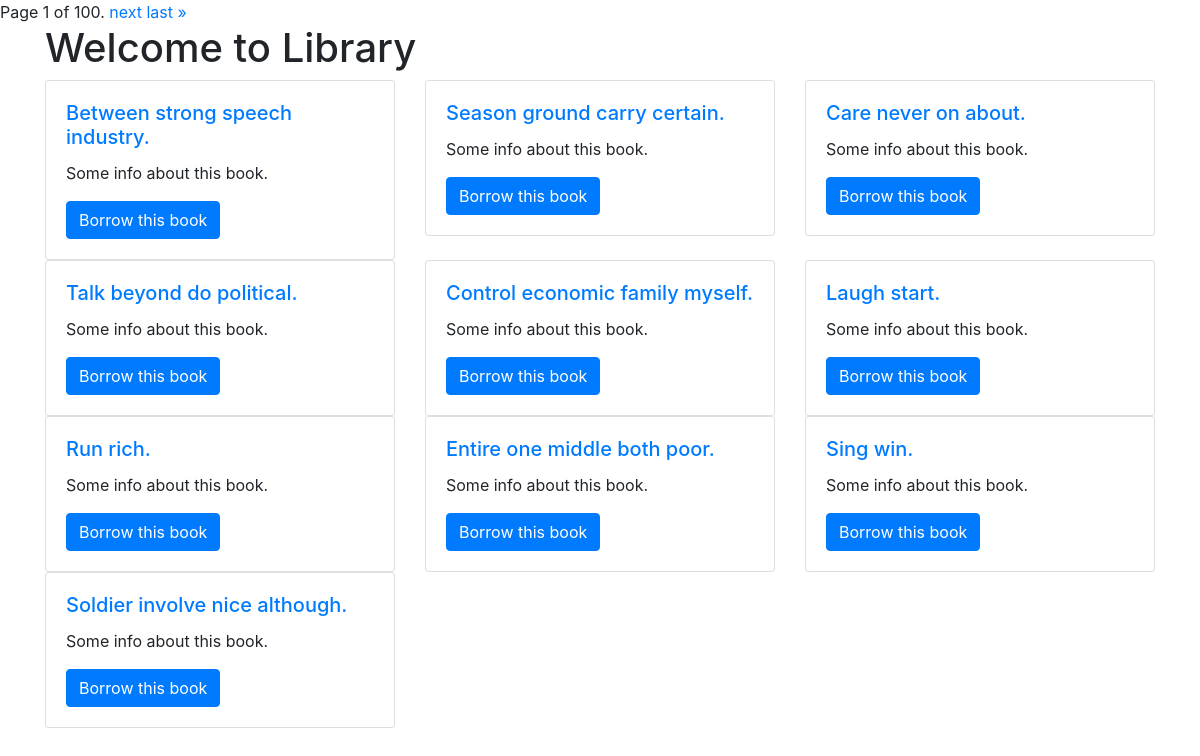
Screenshot of /users/ (signed in) with the database file from the repository.
### library/models.py (models this page shows)
class Book(models.Model):
    title = models.CharField(max_length=200)
    authors = models.ManyToManyField(Author)
    genre = models.ForeignKey(Genre, on_delete=models.CASCADE)
    pub_date = models.DateField('Publication date')
    quantity = models.IntegerField(default=1)

### users/views.py (the view)
# urls.py: path('', views.users_home, name='index'),
@login_required
@user_passes_test(lambda u: not u.is_staff)
def users_home(request):
    if request.method == 'POST':
        book_id = request.POST.get('book_id')
        book = get_object_or_404(Book, id=book_id)
        BorrowedBook.objects.create(user=request.user, book=book)
    books_list = Book.objects.all()
    page = request.GET.get('page', 1)
    paginator = Paginator(books_list, 10)  # Show 10 books per page
    try:
        books = paginator.page(page)
    except PageNotAnInteger:
        books = paginator.page(1)
    except EmptyPage:
        books = paginator.page(paginator.num_pages)
    borrowed_books = BorrowedBook.objects.filter(user=request.user).values_list('book', flat=True)
    return render(request, 'users/index.html', {'books': books, 'borrowed_books': borrowed_books})

### users/templates/users/index.html (shortened to what this page needs)
<!DOCTYPE html>
<html>
<head>
    <link href="https://stackpath.bootstrapcdn.com/bootstrap/4.3.1/css/bootstrap.min.css" rel="stylesheet">
</head>
<body>
<div class="pagination">
    <span class="step-links">
        <span class="current">
            Page {{ books.number }} of {{ books.paginator.num_pages }}.
        </span>
        {% if books.has_next %}
            <a href="?page={{ books.next_page_number }}">next</a>
            <a href="?page={{ books.paginator.num_pages }}">last &raquo;</a>
        {% endif %}
    </span>
</div>
<div class="container">
    <h1>Welcome to Library</h1>
    <div class="row">
        {% for book in books %}
            <div class='col-4'>
                <div class='card'>
                    <div class='card-body'>
                        <h5 class='card-title'><a href="{% url 'users:book-detail' book.id %}">{{ book.title }}</a></h5>
                        <p class='card-text'> Some info about this book. </p>
                        {% if book.id in borrowed_books %}
                            <p>You've already borrowed this book.</p>
                            <a href="{% url 'users:cancel-reservation' book.id %}">Cancel Reservation</a>
                        {% else %}
                            <form method="post" action="{% url 'users:index' %}">
                                <button type="submit" class="btn btn-primary">Borrow this book</button>
                            </form>
                        {% endif %}
                    </div>
                </div>
            </div>
        {% endfor %}
    </div>
</div>
</body>
</html>

### rows the page displays
Book: title "Between strong speech industry."
Book: title "Season ground carry certain."
Book: title "Care never on about."
Book: title "Talk beyond do political."
Book: title "Control economic family myself."
Book: title "Laugh start."
Book: title "Run rich."
Book: title "Entire one middle both poor."
Book: title "Sing win."
Book: title "Soldier involve nice although."

### other values shown
{{ books.number }} "1"
{{ books.paginator.num_pages }} "100"
